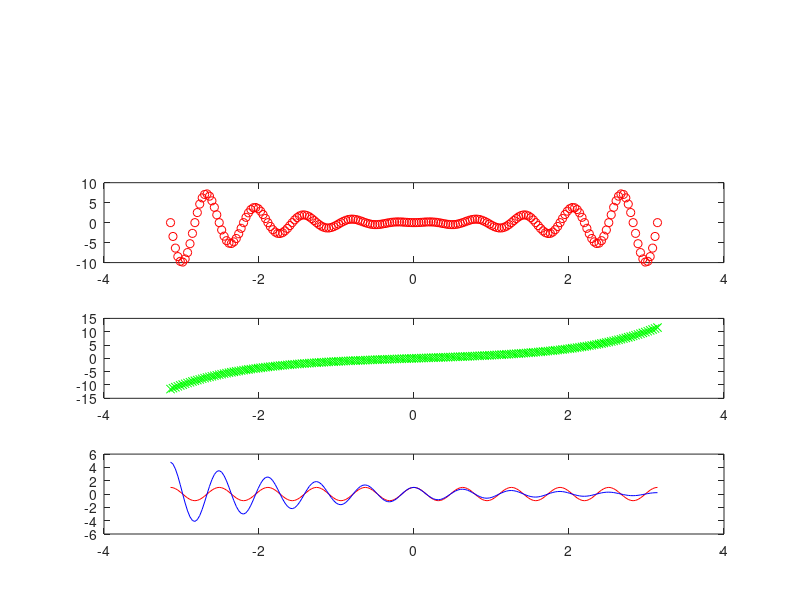

Reproduce this figure in MATLAB. (Note: this script raises an error after producing the figure.)
% Fall 2018
% Lab #2, "Introduction to Matlab - II"
% Name: Terry-Ann Sneed

clc
close all
clear all

% Exercises:

% (A)
% step initialization
t=-pi:pi/100:pi;
% function initializations
f=cos(10*t);
g=exp(-0.5*t).*cos(10*t);
% generate plot
subplot(4,1,4)
plot(t,f,'r',t,g,'b')

% (B)
% step initialization
t=-pi:pi/100:pi;
% function initialization
f=sinh(t);
g=f.*sin(10*t);
%generate plots
subplot(4,1,3);
plot(t,f,'gx')
subplot(4,1,2); 
plot(t,g,'ro')

% (C)
% polynomial coeeficients for all equations
A=[2 3 2 1; 5 1 -3 2; 7 -5 -2 -1; 6 4 3 -5];
% y values for all equations
B=[3; 7; -5; -10];
% backslash operator to find system of equation solutions
xy=A\B;
% print solutions
disp("xy= ")
disp(xy)

% (D)
% define coefficients of characteristic equation & generate find roots
r=roots([1 5 7 5 -6 -10]);
% print roots
disp("roots are: ")
disp(r)

% (E)
% define roots & generate find polynomial
p=poly([-2 -3 5 -1+1i -1-1i]); % the us of "1i" was suggested by matlab instead of using i or j
% print polynomial
disp("polynomial is: ")
disp(p)

%(F)
% defining differential eq. & using dsolve to solve 
y=dsolve('D4y + 10*D3y + 35*D2y + 50*Dy + 24*y = 0', 'y(0)=2', 'Dy(0)=1', 'D2y(0)=0', 'D3y(0)=0', 't');
% print solution
disp("y= ")
disp(y)

% (G)
% audioread function targeting audio file 
m=audioread('Alarm08.wav');
% plotting audiowave
subplot(4, 1, 1)
plot(m)











